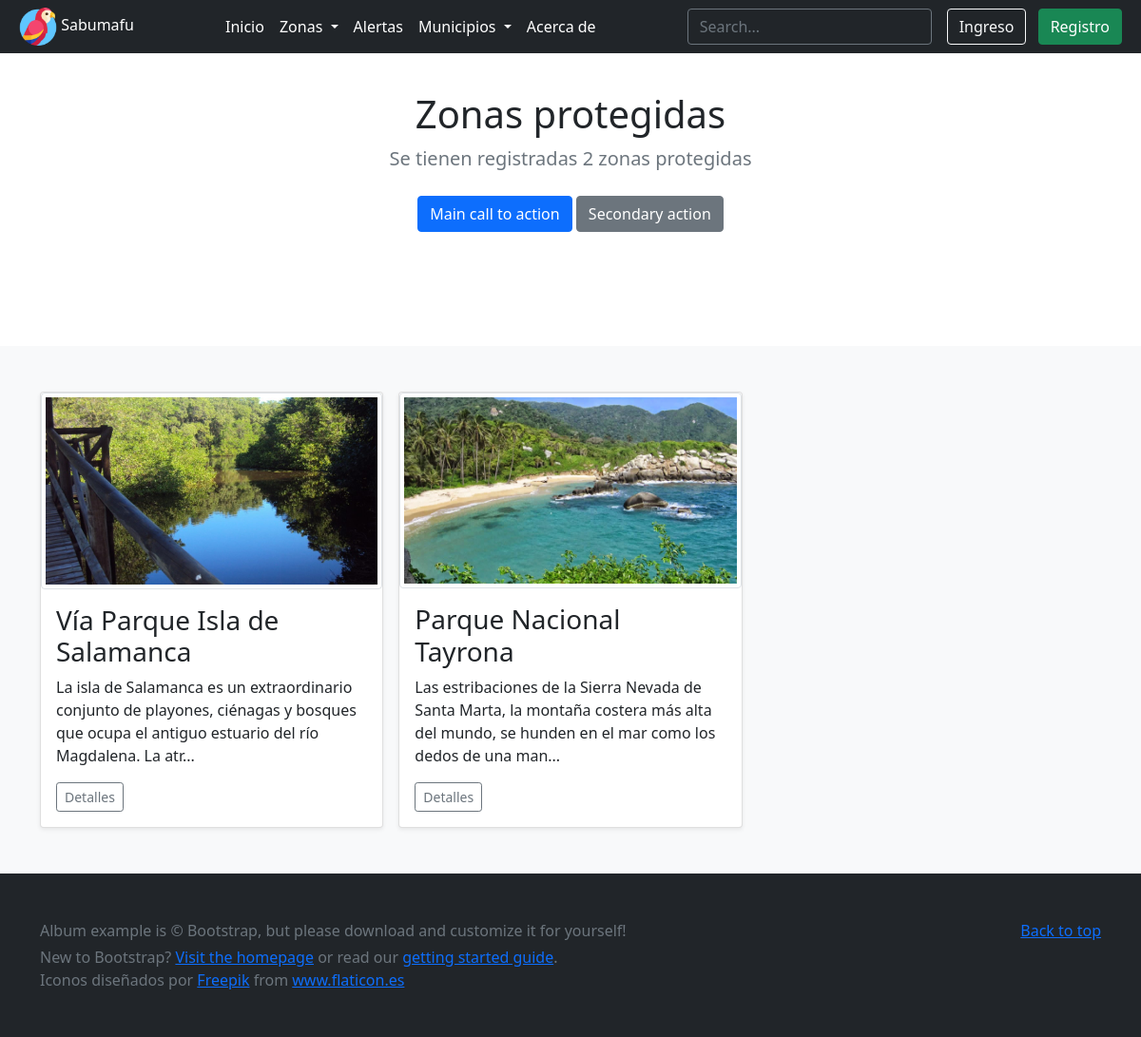
The page /zonas/ on the database its author committed.
### zonas/models.py (models this page shows, shortened)
class Zona_protegida(models.Model):
    nombre = models.CharField(max_length=45)
    descripcion = models.TextField()
    caracteristicas = models.TextField()
    municipio = models.ForeignKey(
        Municipio, on_delete=models.CASCADE, null=True, blank=True)
    latitud = models.DecimalField(max_digits=20, decimal_places=10)
    longitud = models.DecimalField(max_digits=20, decimal_places=10)
    geojson_url = models.CharField(max_length=60)
    image_url = models.CharField(max_length=60)
    slug = models.SlugField(unique=True, blank=True, null=True)

### zonas/views.py (the view)
# urls.py: path('zonas/', todazona, name="zona_lista"),
def todazona(request):
    lista = Zona_protegida.objects.all()
    count = lista.count()
    data = {'title': 'zonas protegidas', 'count': count, 'lista': lista}
    return render(request, 'zonas/todas.html', data)

### templates/zonas/todas.html (shortened to what this page needs)
{% extends 'home.html' %}
{% load static %}
{% block contenido %}
<main>
    <section class="py-5 text-center container">
      <div class="row py-lg-5">
        <div class="col-lg-6 col-md-8 mx-auto">
          <h1 class="fw-light">Zonas protegidas</h1>
          <p class="lead text-muted">Se tienen registradas {{count}} zonas protegidas</p>
          <p>
            <a href="#" class="btn btn-primary my-2">Main call to action</a>
            <a href="#" class="btn btn-secondary my-2">Secondary action</a>
          </p>
        </div>
      </div>
    </section>
    <div class="album py-5 bg-light">
      <div class="container">
        <div class="row row-cols-1 row-cols-sm-2 row-cols-md-3 g-3">
          {% for zona in lista %}
          <div class="col">
            <div class="card shadow-sm">
              <img class="img-thumbnail" src='{% static "images/" %}{{zona.image_url}}' alt='{{zona.nombre}}' width='100%' height='auto'>
              <div class="card-body">
                <h3 class="card-text">{{zona.nombre}}</h3>
                <p class="card-text acortar" id="descripcion">{{zona.descripcion}}</p>
                <div class="d-flex justify-content-between align-items-center">
                  <div class="btn-group">
                    <button type="button" onclick="window.location.href='/zonas/{{zona.slug}}'" class="btn btn-sm btn-outline-secondary">Detalles</button>
                  </div>
                </div>
              </div>
            </div>
          </div>
          {% endfor %}
        </div>
      </div>
    </div>
  </main>
  {% endblock %}

### rows shown on the page
Zona_protegida: image_url (picture), nombre "Vía Parque Isla de Salamanca", descripcion "La isla de Salamanca es un extraordinario conjunto de playones, ciénagas y bosques que ocupa el antiguo estuario del río Magdalena. La atr..."
Zona_protegida: image_url (picture), nombre "Parque Nacional Tayrona", descripcion "Las estribaciones de la Sierra Nevada de Santa Marta, la montaña costera más alta del mundo, se hunden en el mar como los dedos de una man..."

### other values the page prints
{{ count }} "2"
